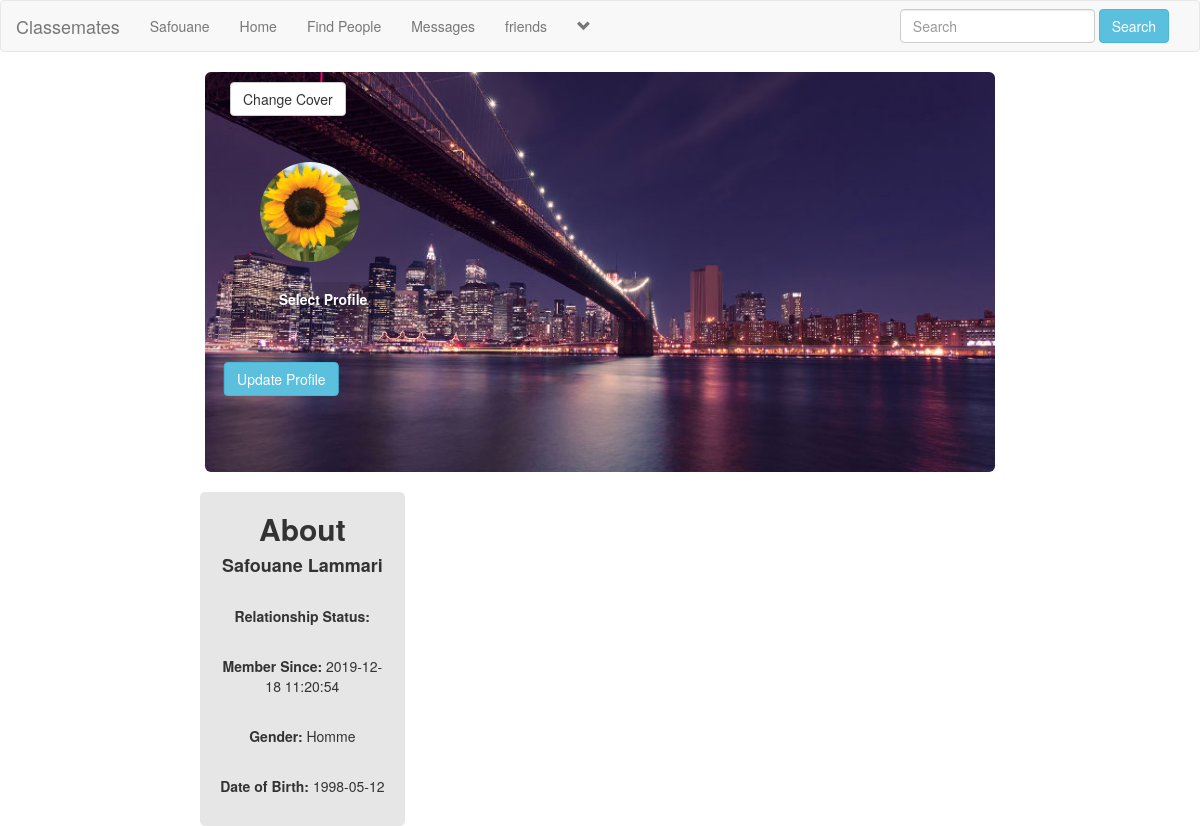
The page /profile.php (signed in) on the database its author committed.
### tables this page shows
CREATE TABLE `users` (
  `user_id` int(11) NOT NULL,
  `f_name` text NOT NULL,
  `l_name` text NOT NULL,
  `user_name` text NOT NULL,
  `describe_user` varchar(255) NOT NULL,
  `relationship` text NOT NULL,
  `user_pass` varchar(255) NOT NULL,
  `user_email` varchar(255) NOT NULL,
  `user_gender` text NOT NULL,
  `user_birthday` text NOT NULL,
  `user_image` varchar(255) NOT NULL,
  `user_cover` varchar(255) NOT NULL,
  `user_reg_date` timestamp NULL DEFAULT current_timestamp(),
  `status` text NOT NULL,
  `posts` text NOT NULL,
  `recovry_account` varchar(255) NOT NULL
);

### profile.php (the view, shortened to what this page needs)
<!DOCTYPE html>
<?php
include("includes/header.php");
?>
<html>
<head>
	<link rel="stylesheet" href="https://maxcdn.bootstrapcdn.com/bootstrap/3.3.7/css/bootstrap.min.css">
	<link rel="stylesheet" type="text/css" href="style/home_style2.css">
</head>
<body>
<div class="row">
	<div class="col-sm-2">
	</div>
	<div class="col-sm-8">
		<?php
			echo"
			<div>
				<div><img id='cover-img' class='img-rounded' src='cover/default_cover.jpg' alt='cover'></div>
				<form action='profile.php?u_id=$user_id' method='post' enctype='multipart/form-data'>
				<ul class='nav pull-left' style='position:absolute;top:10px;left:40px;'>
					<li class='dropdown'>
						<button class='dropdown-toggle btn btn-default' data-toggle='dropdown'>Change Cover</button>
						<div class='dropdown-menu'>
							<center>
							<p>Click <strong>Select Cover</strong> and then click the <br> <strong>Update Cover</strong></p>
							<label class='btn btn-info'> Select Cover
							<input type='file' name='u_cover' size='60' />
							</label><br><br>
							<button name='submit' class='btn btn-info'>Update Cover</button>
							</center>
						</div>
					</li>
				</ul>
				</form>
			</div>
			<div id='profile-img'>
				<img style='position:relative;top:-70px;right:-30px;' src='users/sunflower.jpg' alt='Profile' class='img-circle' width='100px' height='100px'>
				<form action='profile.php?u_id='$user_id' method='post' enctype='multipart/form-data'>
				<label id='update_profile'> Select Profile
				<input type='file' name='u_image' size='60' />
				</label><br><br>
				<button id='button_profile' name='update' class='btn btn-info'>Update Profile</button>
				</form>
			</div><br>
			";
		?>
	</div>
	<div class="col-sm-2">
	</div>
</div>
<div class="row">
	<div class="col-sm-2">
	</div>
	<div class="col-sm-2" style="background-color: #e6e6e6;text-align: center;left: 0.8%;border-radius: 5px;">
		<?php
		echo"
			<center><h2><strong>About</strong></h2></center>
			<center><h4><strong>$first_name $last_name</strong></h4></center>
			<p><strong><i style='color:grey;'>$describe_user</i></strong></p><br>
			<p><strong>Relationship Status: </strong> $Relationship_status</p><br>
			<p><strong>Member Since: </strong> $register_date</p><br>
			<p><strong>Gender: </strong> $user_gender</p><br>
			<p><strong>Date of Birth: </strong> $user_birthday</p><br>
		";
		?>
	</div>
	<div class="col-sm-6">
	</div>
	<div class='col-sm-2'>
</div>
</body>
</html>

### includes/header.php (shortened to what this page needs)
<?php
include("functions/functions.php");
?>
<nav class="navbar navbar-default">
	<div class="container-fluid">
		<div class="navbar-header">
			<a class="navbar-brand" href="home.php">Classemates</a>
		</div>
		<div class="collapse navbar-collapse" id="#bs-example-navbar-collapse-1">
	      <ul class="nav navbar-nav">
	      	<?php
			$user = $_SESSION['user_email'];
			$get_user = "select * from users where user_email='".$user."'";
			$run_user = mysqli_query($con,$get_user);
			$row=mysqli_fetch_array($run_user);
			$user_id = $row['user_id'];
			$first_name = $row['f_name'];
			$last_name = $row['l_name'];
			$user_gender = $row['user_gender'];
			$user_birthday = $row['user_birthday'];
			$register_date = $row['user_reg_date'];
			$user_posts = "select * from posts where user_id='$user_id'";
			$run_posts = mysqli_query($con,$user_posts);
			$posts = mysqli_num_rows($run_posts);
			?>
	        <li><a href='profile.php?<?php echo "u_id=$user_id" ?>'><?php echo "$first_name"; ?></a></li>
	       	<li><a href="home.php">Home</a></li>
			<li><a href="members.php">Find People</a></li>
			<li><a href="messages.php?u_id=new">Messages</a></li>
			<li><a href="friends.php?u_id=new">friends</a></li>
					<?php
						echo"
						<li class='dropdown'>
							<a href='#' class='dropdown-toggle' data-toggle='dropdown' role='button' aria-haspopup='true' aria-expanded='false'><span><i class='glyphicon glyphicon-chevron-down'></i></span></a>
							<ul class='dropdown-menu'>
								<li>
									<a href='my_post.php?u_id=$user_id'>My Posts <span class='badge badge-secondary'>$posts</span></a>
								</li>
								<li role='separator' class='divider'></li>
								<li>
									<a href='logout.php'>Logout</a>
								</li>
							</ul>
						</li>
						";
					?>
			</ul>
			<ul class="nav navbar-nav navbar-right">
				<li class="dropdown">
					<form class="navbar-form navbar-left" method="get" action="results.php">
						<div class="form-group">
							<input type="text" class="form-control" name="user_query" placeholder="Search">
						</div>
						<button type="submit" class="btn btn-info" name="search">Search</button>
					</form>
				</li>
			</ul>
		</div>
	</div>
</nav>

### style/home_style2.css (style rules this page uses)
body { overflow-x: hidden; }
label { padding: 7px; display: table; color: #fff; }

### profile.php (style rules this page uses)
#cover-img { height: 400px; width: 100%; }
#profile-img { position: absolute; top: 160px; left: 40px; }
#update_profile { position: relative; top: -33px; cursor: pointer; left: 93px; border-radius: 4px; background-color: rgba(0,0,0,0.1); transform: translate(-50%, -50%); }
#button_profile { position: absolute; top: 82%; left: 50%; cursor: pointer; transform: translate(-50%, -50%); }

### rows shown on the page
users: f_name "Safouane", l_name "Lammari", user_reg_date "2019-12-18 11:20:54", user_gender "Homme", user_birthday "1998-05-12"
